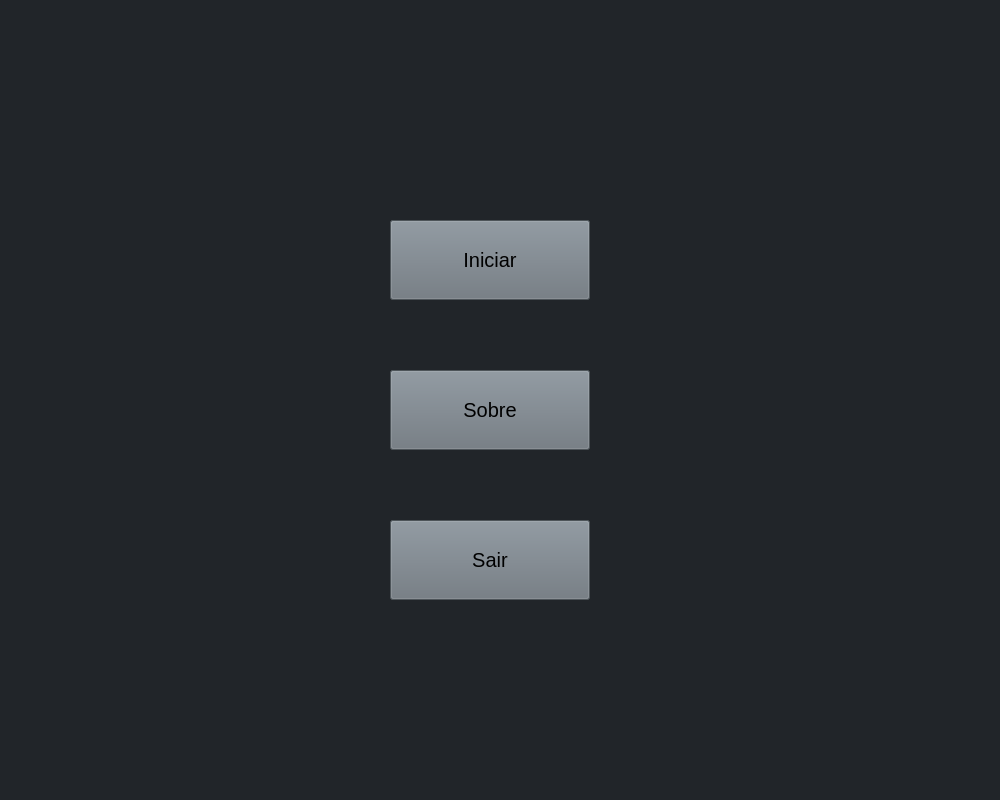
<?xml version="1.0" encoding="UTF-8"?>
<ui version="4.0">
 <class>MainWindow</class>
 <widget class="QMainWindow" name="MainWindow">
  <property name="geometry">
   <rect>
    <x>0</x>
    <y>0</y>
    <width>1000</width>
    <height>800</height>
   </rect>
  </property>
  <property name="maximumSize">
   <size>
    <width>1000</width>
    <height>800</height>
   </size>
  </property>
  <property name="mouseTracking">
   <bool>false</bool>
  </property>
  <property name="windowTitle">
   <string>Modelagem ArboBA</string>
  </property>
  <property name="styleSheet">
   <string notr="true">background-color: rgb(33, 37, 41);</string>
  </property>
  <property name="documentMode">
   <bool>false</bool>
  </property>
  <widget class="QWidget" name="centralwidget">
   <widget class="QFrame" name="frameInicial">
    <property name="geometry">
     <rect>
      <x>-10</x>
      <y>-30</y>
      <width>1021</width>
      <height>841</height>
     </rect>
    </property>
    <property name="frameShape">
     <enum>QFrame::StyledPanel</enum>
    </property>
    <property name="frameShadow">
     <enum>QFrame::Raised</enum>
    </property>
    <widget class="QPushButton" name="sairButton">
     <property name="geometry">
      <rect>
       <x>400</x>
       <y>550</y>
       <width>200</width>
       <height>80</height>
      </rect>
     </property>
     <property name="font">
      <font>
       <pointsize>15</pointsize>
       <bold>false</bold>
       <strikeout>false</strikeout>
      </font>
     </property>
     <property name="styleSheet">
      <string notr="true">background-color: rgb(108, 117, 125);
color: rgb(0, 0, 0);</string>
     </property>
     <property name="text">
      <string>Sair</string>
     </property>
    </widget>
    <widget class="QPushButton" name="iniciarButton">
     <property name="geometry">
      <rect>
       <x>400</x>
       <y>250</y>
       <width>200</width>
       <height>80</height>
      </rect>
     </property>
     <property name="font">
      <font>
       <pointsize>15</pointsize>
       <bold>false</bold>
       <strikeout>false</strikeout>
      </font>
     </property>
     <property name="styleSheet">
      <string notr="true">background-color: rgb(108, 117, 125);
color: rgb(0, 0, 0);</string>
     </property>
     <property name="text">
      <string>Iniciar</string>
     </property>
    </widget>
    <widget class="QPushButton" name="sobreButton">
     <property name="geometry">
      <rect>
       <x>400</x>
       <y>400</y>
       <width>200</width>
       <height>80</height>
      </rect>
     </property>
     <property name="font">
      <font>
       <pointsize>15</pointsize>
       <bold>false</bold>
       <strikeout>false</strikeout>
      </font>
     </property>
     <property name="styleSheet">
      <string notr="true">background-color: rgb(108, 117, 125);
color: rgb(0, 0, 0);</string>
     </property>
     <property name="text">
      <string>Sobre</string>
     </property>
    </widget>
   </widget>
   <widget class="QFrame" name="frameSobre">
    <property name="geometry">
     <rect>
      <x>0</x>
      <y>0</y>
      <width>1021</width>
      <height>841</height>
     </rect>
    </property>
    <property name="frameShape">
     <enum>QFrame::StyledPanel</enum>
    </property>
    <property name="frameShadow">
     <enum>QFrame::Raised</enum>
    </property>
    <widget class="QTextBrowser" name="textBrowser">
     <property name="geometry">
      <rect>
       <x>75</x>
       <y>120</y>
       <width>841</width>
       <height>521</height>
      </rect>
     </property>
     <property name="styleSheet">
      <string notr="true">background-color: rgb(200, 200, 200);</string>
     </property>
     <property name="html">
      <string>&lt;!DOCTYPE HTML PUBLIC &quot;-//W3C//DTD HTML 4.0//EN&quot; &quot;http://www.w3.org/TR/REC-html40/strict.dtd&quot;&gt;
&lt;html&gt;&lt;head&gt;&lt;meta name=&quot;qrichtext&quot; content=&quot;1&quot; /&gt;&lt;meta charset=&quot;utf-8&quot; /&gt;&lt;style type=&quot;text/css&quot;&gt;
p, li { white-space: pre-wrap; }
&lt;/style&gt;&lt;/head&gt;&lt;body style=&quot; font-family:'Noto Sans'; font-size:10pt; font-weight:400; font-style:normal;&quot;&gt;
&lt;p style=&quot; margin-top:0px; margin-bottom:0px; margin-left:0px; margin-right:0px; -qt-block-indent:0; text-indent:0px;&quot;&gt;&lt;span style=&quot; font-family:'-apple-system','BlinkMacSystemFont','Segoe UI','Helvetica','Arial','sans-serif','Apple Color Emoji','Segoe UI Emoji'; font-size:20pt; color:#000000;&quot;&gt;Esta aplicação tem como objetivo a conclusão do Projeto de Iniciação Científica Modelagem ArboBA. ...&lt;/span&gt;&lt;/p&gt;&lt;/body&gt;&lt;/html&gt;</string>
     </property>
    </widget>
    <widget class="QPushButton" name="confirmarButton">
     <property name="geometry">
      <rect>
       <x>710</x>
       <y>670</y>
       <width>200</width>
       <height>80</height>
      </rect>
     </property>
     <property name="font">
      <font>
       <pointsize>15</pointsize>
       <bold>false</bold>
       <strikeout>false</strikeout>
      </font>
     </property>
     <property name="styleSheet">
      <string notr="true">background-color: rgb(27, 135, 85);
color: rgb(0, 0, 0);</string>
     </property>
     <property name="text">
      <string>Confirmar</string>
     </property>
    </widget>
   </widget>
   <zorder>frameSobre</zorder>
   <zorder>frameInicial</zorder>
  </widget>
 </widget>
 <resources/>
 <connections/>
</ui>
